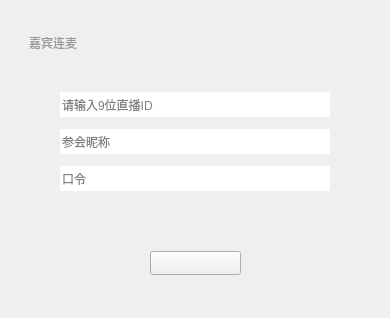
<?xml version="1.0" encoding="UTF-8"?>
<ui version="4.0">
 <class>VhallJoinActivity</class>
 <widget class="QDialog" name="VhallJoinActivity">
  <property name="geometry">
   <rect>
    <x>0</x>
    <y>0</y>
    <width>390</width>
    <height>318</height>
   </rect>
  </property>
  <property name="minimumSize">
   <size>
    <width>390</width>
    <height>0</height>
   </size>
  </property>
  <property name="maximumSize">
   <size>
    <width>390</width>
    <height>16777215</height>
   </size>
  </property>
  <property name="windowTitle">
   <string>Dialog</string>
  </property>
  <layout class="QGridLayout" name="gridLayout">
   <property name="leftMargin">
    <number>20</number>
   </property>
   <property name="topMargin">
    <number>20</number>
   </property>
   <property name="rightMargin">
    <number>20</number>
   </property>
   <property name="bottomMargin">
    <number>26</number>
   </property>
   <property name="spacing">
    <number>0</number>
   </property>
   <item row="1" column="1">
    <layout class="QGridLayout" name="gridLayout_2">
     <property name="topMargin">
      <number>20</number>
     </property>
     <property name="bottomMargin">
      <number>10</number>
     </property>
     <property name="verticalSpacing">
      <number>12</number>
     </property>
     <item row="1" column="1">
      <widget class="QLineEdit" name="activityId">
       <property name="minimumSize">
        <size>
         <width>270</width>
         <height>25</height>
        </size>
       </property>
       <property name="maximumSize">
        <size>
         <width>16777215</width>
         <height>25</height>
        </size>
       </property>
       <property name="styleSheet">
        <string notr="true"/>
       </property>
       <property name="text">
        <string/>
       </property>
       <property name="maxLength">
        <number>9</number>
       </property>
       <property name="frame">
        <bool>false</bool>
       </property>
       <property name="placeholderText">
        <string>请输入9位直播ID</string>
       </property>
      </widget>
     </item>
     <item row="2" column="0">
      <spacer name="horizontalSpacer_2">
       <property name="orientation">
        <enum>Qt::Horizontal</enum>
       </property>
       <property name="sizeHint" stdset="0">
        <size>
         <width>40</width>
         <height>20</height>
        </size>
       </property>
      </spacer>
     </item>
     <item row="2" column="1">
      <widget class="QLineEdit" name="ledtNick">
       <property name="minimumSize">
        <size>
         <width>270</width>
         <height>25</height>
        </size>
       </property>
       <property name="maximumSize">
        <size>
         <width>16777215</width>
         <height>25</height>
        </size>
       </property>
       <property name="styleSheet">
        <string notr="true"/>
       </property>
       <property name="text">
        <string/>
       </property>
       <property name="maxLength">
        <number>30</number>
       </property>
       <property name="frame">
        <bool>false</bool>
       </property>
       <property name="placeholderText">
        <string>参会昵称</string>
       </property>
      </widget>
     </item>
     <item row="3" column="1">
      <widget class="QLineEdit" name="ledPassword">
       <property name="minimumSize">
        <size>
         <width>270</width>
         <height>25</height>
        </size>
       </property>
       <property name="maximumSize">
        <size>
         <width>16777215</width>
         <height>25</height>
        </size>
       </property>
       <property name="styleSheet">
        <string notr="true"/>
       </property>
       <property name="text">
        <string/>
       </property>
       <property name="maxLength">
        <number>6</number>
       </property>
       <property name="frame">
        <bool>false</bool>
       </property>
       <property name="placeholderText">
        <string>口令</string>
       </property>
      </widget>
     </item>
     <item row="3" column="2">
      <spacer name="horizontalSpacer_3">
       <property name="orientation">
        <enum>Qt::Horizontal</enum>
       </property>
       <property name="sizeHint" stdset="0">
        <size>
         <width>40</width>
         <height>20</height>
        </size>
       </property>
      </spacer>
     </item>
     <item row="4" column="1">
      <widget class="QLabel" name="label">
       <property name="minimumSize">
        <size>
         <width>270</width>
         <height>36</height>
        </size>
       </property>
       <property name="maximumSize">
        <size>
         <width>270</width>
         <height>36</height>
        </size>
       </property>
       <property name="styleSheet">
        <string notr="true">color:#bf3032;</string>
       </property>
       <property name="text">
        <string/>
       </property>
       <property name="alignment">
        <set>Qt::AlignLeading|Qt::AlignLeft|Qt::AlignTop</set>
       </property>
       <property name="wordWrap">
        <bool>true</bool>
       </property>
      </widget>
     </item>
     <item row="5" column="1">
      <layout class="QHBoxLayout" name="horizontalLayout_2">
       <property name="spacing">
        <number>0</number>
       </property>
       <item>
        <spacer name="horizontalSpacer_4">
         <property name="orientation">
          <enum>Qt::Horizontal</enum>
         </property>
         <property name="sizeHint" stdset="0">
          <size>
           <width>40</width>
           <height>20</height>
          </size>
         </property>
        </spacer>
       </item>
       <item>
        <widget class="QToolButton" name="btn_enter">
         <property name="sizePolicy">
          <sizepolicy hsizetype="Preferred" vsizetype="Preferred">
           <horstretch>0</horstretch>
           <verstretch>0</verstretch>
          </sizepolicy>
         </property>
         <property name="minimumSize">
          <size>
           <width>91</width>
           <height>24</height>
          </size>
         </property>
         <property name="maximumSize">
          <size>
           <width>91</width>
           <height>24</height>
          </size>
         </property>
         <property name="styleSheet">
          <string notr="true">color:#969696;

</string>
         </property>
         <property name="text">
          <string/>
         </property>
         <property name="checkable">
          <bool>false</bool>
         </property>
         <property name="autoRepeat">
          <bool>true</bool>
         </property>
        </widget>
       </item>
       <item>
        <spacer name="horizontalSpacer_5">
         <property name="orientation">
          <enum>Qt::Horizontal</enum>
         </property>
         <property name="sizeHint" stdset="0">
          <size>
           <width>40</width>
           <height>20</height>
          </size>
         </property>
        </spacer>
       </item>
      </layout>
     </item>
     <item row="0" column="1">
      <spacer name="verticalSpacer_2">
       <property name="orientation">
        <enum>Qt::Vertical</enum>
       </property>
       <property name="sizeHint" stdset="0">
        <size>
         <width>20</width>
         <height>40</height>
        </size>
       </property>
      </spacer>
     </item>
    </layout>
   </item>
   <item row="2" column="1">
    <spacer name="verticalSpacer">
     <property name="orientation">
      <enum>Qt::Vertical</enum>
     </property>
     <property name="sizeHint" stdset="0">
      <size>
       <width>20</width>
       <height>40</height>
      </size>
     </property>
    </spacer>
   </item>
   <item row="0" column="1">
    <widget class="QWidget" name="widget_title" native="true">
     <property name="minimumSize">
      <size>
       <width>0</width>
       <height>45</height>
      </size>
     </property>
     <property name="maximumSize">
      <size>
       <width>16777215</width>
       <height>45</height>
      </size>
     </property>
     <property name="styleSheet">
      <string notr="true"/>
     </property>
     <layout class="QHBoxLayout" name="horizontalLayout">
      <property name="leftMargin">
       <number>9</number>
      </property>
      <property name="topMargin">
       <number>0</number>
      </property>
      <property name="rightMargin">
       <number>9</number>
      </property>
      <property name="bottomMargin">
       <number>0</number>
      </property>
      <item>
       <widget class="QLabel" name="label_2">
        <property name="styleSheet">
         <string notr="true">font: 12pt &quot;微软雅黑&quot;;
color:#969696;</string>
        </property>
        <property name="text">
         <string>嘉宾连麦</string>
        </property>
       </widget>
      </item>
      <item>
       <spacer name="horizontalSpacer">
        <property name="orientation">
         <enum>Qt::Horizontal</enum>
        </property>
        <property name="sizeHint" stdset="0">
         <size>
          <width>348</width>
          <height>58</height>
         </size>
        </property>
       </spacer>
      </item>
      <item>
       <layout class="QGridLayout" name="layout_close"/>
      </item>
     </layout>
    </widget>
   </item>
  </layout>
 </widget>
 <resources>
  <include location="../../VhallLive/project/VhallLive.qrc"/>
 </resources>
 <connections/>
</ui>
